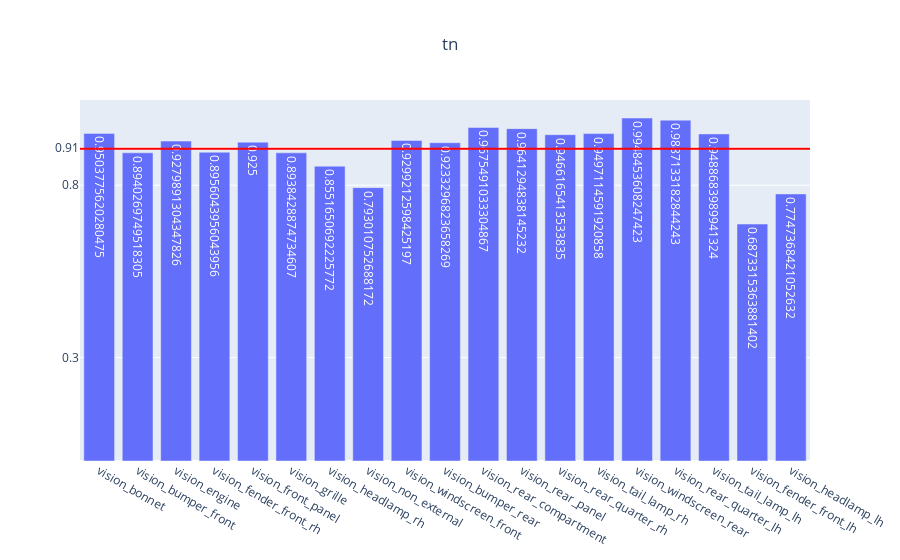

Write notebook code for a chart like this one.
### Code cell
genVisMulitlabel(partEvalMetrics, "tn")

### Figure 1 — Plotly figure (JSON) as saved in the notebook; plotly's stock layout.template omitted (floating-point values rounded to 4 significant figures)
{"data": [{"text": [0.9504, 0.894, 0.928, 0.8956, 0.925, 0.8938, 0.8552, 0.793, 0.9299, 0.9233, 0.9675, 0.9641, 0.9466, 0.9497, 0.9948, 0.9887, 0.9489, 0.6873, 0.7747], "type": "bar", "x": ["vision_bonnet", "vision_bumper_front", "vision_engine", "vision_fender_front_rh", "vision_front_panel", "vision_grille", "vision_headlamp_rh", "vision_non_external", "vision_windscreen_front", "vision_bumper_rear", "vision_rear_compartment", "vision_rear_panel", "vision_rear_quarter_rh", "vision_tail_lamp_rh", "vision_windscreen_rear", "vision_rear_quarter_lh", "vision_tail_lamp_lh", "vision_fender_front_lh", "vision_headlamp_lh"], "y": [0.9504, 0.894, 0.928, 0.8956, 0.925, 0.8938, 0.8552, 0.793, 0.9299, 0.9233, 0.9675, 0.9641, 0.9466, 0.9497, 0.9948, 0.9887, 0.9489, 0.6873, 0.7747]}], "layout": {"shapes": [{"line": {"color": "red", "width": 2}, "type": "line", "x0": 0, "x1": 1, "xref": "x domain", "y0": 0.9058, "y1": 0.9058, "yref": "y"}], "title": {"text": "tn", "x": 0.5}, "yaxis": {"tickmode": "array", "tickvals": ["0.91", 0.3, 0.8]}}}
